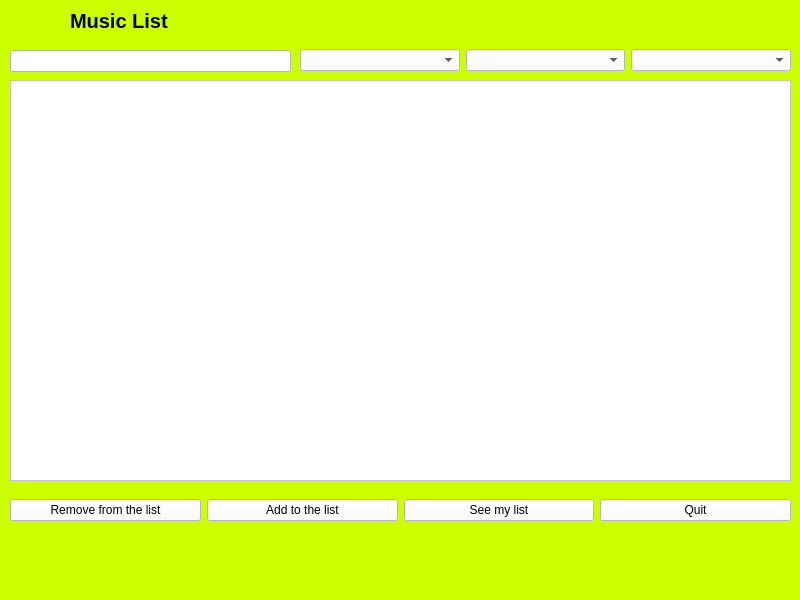
<?xml version="1.0" encoding="UTF-8"?>
<ui version="4.0">
 <class>MusicSelectingWindow</class>
 <widget class="QMainWindow" name="MusicSelectingWindow">
  <property name="geometry">
   <rect>
    <x>0</x>
    <y>0</y>
    <width>800</width>
    <height>600</height>
   </rect>
  </property>
  <property name="windowTitle">
   <string>MainWindow</string>
  </property>
  <property name="styleSheet">
   <string notr="true">background-color: #CCFF00;</string>
  </property>
  <widget class="QWidget" name="centralwidget">
   <widget class="QWidget" name="horizontalLayoutWidget">
    <property name="geometry">
     <rect>
      <x>300</x>
      <y>40</y>
      <width>491</width>
      <height>41</height>
     </rect>
    </property>
    <layout class="QHBoxLayout" name="horizontalLayout">
     <item>
      <widget class="QComboBox" name="Genre_comboBox">
       <property name="styleSheet">
        <string notr="true">background-color: white</string>
       </property>
      </widget>
     </item>
     <item>
      <widget class="QComboBox" name="Year_comboBox">
       <property name="styleSheet">
        <string notr="true">background-color: white</string>
       </property>
      </widget>
     </item>
     <item>
      <widget class="QComboBox" name="Rating_comboBox">
       <property name="styleSheet">
        <string notr="true">background-color: white</string>
       </property>
      </widget>
     </item>
    </layout>
   </widget>
   <widget class="QScrollArea" name="scrollArea_for_music">
    <property name="geometry">
     <rect>
      <x>10</x>
      <y>80</y>
      <width>781</width>
      <height>401</height>
     </rect>
    </property>
    <property name="styleSheet">
     <string notr="true">background-color: white</string>
    </property>
    <property name="widgetResizable">
     <bool>true</bool>
    </property>
    <widget class="QWidget" name="scrollAreaWidgetContents">
     <property name="geometry">
      <rect>
       <x>0</x>
       <y>0</y>
       <width>779</width>
       <height>399</height>
      </rect>
     </property>
    </widget>
   </widget>
   <widget class="QLineEdit" name="Search_LineEdit">
    <property name="geometry">
     <rect>
      <x>10</x>
      <y>50</y>
      <width>281</width>
      <height>22</height>
     </rect>
    </property>
    <property name="styleSheet">
     <string notr="true">background-color: white</string>
    </property>
   </widget>
   <widget class="QWidget" name="horizontalLayoutWidget_2">
    <property name="geometry">
     <rect>
      <x>10</x>
      <y>490</y>
      <width>781</width>
      <height>41</height>
     </rect>
    </property>
    <layout class="QHBoxLayout" name="horizontalLayout_2">
     <item>
      <widget class="QPushButton" name="Remove1_Button">
       <property name="styleSheet">
        <string notr="true">background-color: white</string>
       </property>
       <property name="text">
        <string>Remove from the list</string>
       </property>
      </widget>
     </item>
     <item>
      <widget class="QPushButton" name="Add_button">
       <property name="styleSheet">
        <string notr="true">background-color: white</string>
       </property>
       <property name="text">
        <string>Add to the list</string>
       </property>
      </widget>
     </item>
     <item>
      <widget class="QPushButton" name="SeeList_Button">
       <property name="styleSheet">
        <string notr="true">background-color: white</string>
       </property>
       <property name="text">
        <string>See my list</string>
       </property>
      </widget>
     </item>
     <item>
      <widget class="QPushButton" name="Quit2_Button">
       <property name="styleSheet">
        <string notr="true">background-color: white</string>
       </property>
       <property name="text">
        <string>Quit</string>
       </property>
      </widget>
     </item>
    </layout>
   </widget>
   <widget class="QLabel" name="Decor_text_label">
    <property name="geometry">
     <rect>
      <x>70</x>
      <y>10</y>
      <width>131</width>
      <height>21</height>
     </rect>
    </property>
    <property name="font">
     <font>
      <pointsize>15</pointsize>
      <weight>75</weight>
      <bold>true</bold>
     </font>
    </property>
    <property name="text">
     <string>Music List</string>
    </property>
   </widget>
  </widget>
  <widget class="QMenuBar" name="menubar">
   <property name="geometry">
    <rect>
     <x>0</x>
     <y>0</y>
     <width>800</width>
     <height>26</height>
    </rect>
   </property>
  </widget>
  <widget class="QStatusBar" name="statusbar"/>
 </widget>
 <resources/>
 <connections/>
</ui>
